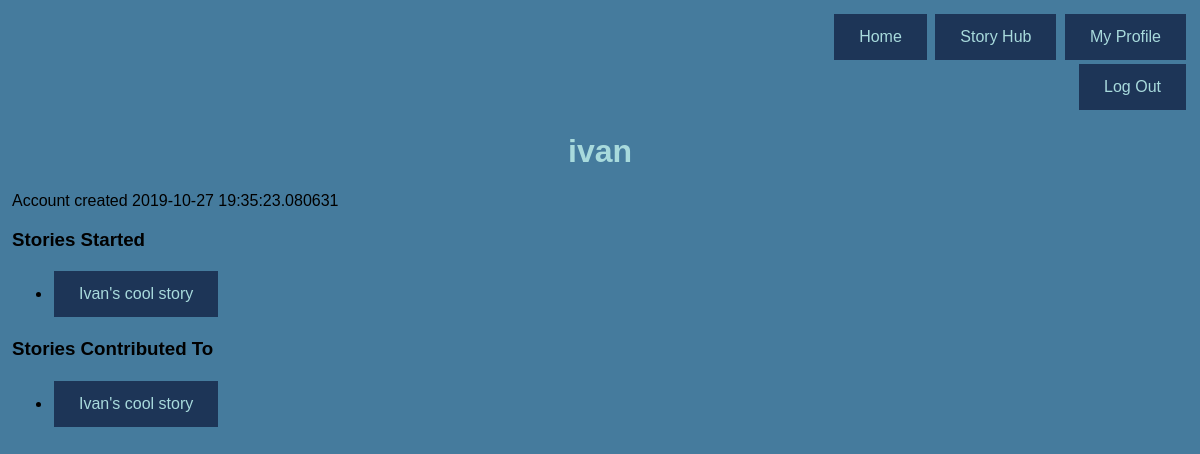
The page /profile/ivan (signed in) on the database its author committed.
### tables this page shows
CREATE TABLE `user` (id INTEGER PRIMARY KEY, username VARCHAR, password BLOB, time_created TIMESTAMP DEFAULT CURRENT_TIMESTAMP);

CREATE TABLE `story`(id INTEGER PRIMARY KEY,time_created TIMESTAMP,title VARCHAR,created_by INTEGER);

### app/__init__.py (the view)
@app.route('/profile/<username>')
@login_required
def userprofile(username):
    if username == current_user().username:
        return redirect("/profile")
    return render_template('userprofile.html', title=f"{username}'s Profile", to_render=User.get_by_username(username))

### app/__init__.py (called while the page is built)
@app.before_request
def before_request():
    session.permanent = True

@app.context_processor
def make_template_globals():
    return dict(current_user=current_user())

### app/database/__init__.py (called while the page is built)
def execute_command(cmd):
    db = sqlite3.connect('database.db')
    c = db.cursor()
    ret = c.execute(cmd)
    db.commit()
    return ret

### app/database/user.py (called while the page is built)
    def get_stories(self):
        data = execute_command('SELECT * FROM `story` WHERE `story`.created_by=%d' % self.id).fetchall()
        if len(data) == 0:
            return None
        stories = list()
        for s in data:
            stories.append(story.Story(s[0]))
        return stories

    def get_story_edits(self):
        data = execute_command('SELECT story_id FROM `story_addition` WHERE `story_addition`.author_id=%d' % self.id).fetchall()
        if len(data) == 0:
            return None
        stories = list()
        for s in data:
            stories.append(story.Story(s[0]))
        return stories

    @staticmethod
    def get_by_username(username):
        data = execute_command('SELECT id from `user` WHERE `user`.username = \"%s\"' % username).fetchall()
        if len(data) == 0:
            return None
        else:
            return User(data[0][0])

### app/session_management.py (called while the page is built)
def current_user():
    if 'user_id' in session:
        return User(session['user_id'])
    return None

def login_required(f):
    @wraps(f)
    def dec(*args, **kwargs):
        if 'user_id' in session:
            for arg in args:
                print(arg)
            return f(*args, **kwargs)
        flash('You must be logged in to view [%s]!' % request.path, 'red')
        return redirect('/login')
    return dec

### app/templates/userprofile.html (shortened to what this page needs)
{% extends "_base.html" %}
{% from "_macros.html" import do_flashes %}
{% block content %}
    <div align="right">
        <a href="{{ url_for('index') }}">Home</a>
        <a href="{{ url_for('stories') }}">Story Hub</a>
        <a href="{{ url_for('profile') }}">My Profile</a><br>
        <a href="{{ url_for('logout') }}">Log Out</a>
    </div>
    <h1 align="center">{{ to_render.username }}</h1>
    Account created {{ to_render.time_created }}
    <h3>Stories Started</h3>
    {% if to_render.get_stories() is none %}
        <p>{{ to_render.username }} hasn't started any stories :(</p>
    {% else %}
        <ul>
        {%  for story in to_render.get_stories() %}
            <li>
                <a href="{{ url_for('show_story', id=story.id) }}">{{ story.title }}</a>
            </li>
        {%  endfor %}
        </ul>
    {% endif %}
    <h3>Stories Contributed To</h3>
    {% if to_render.get_story_edits() is none %}
        <p>{{ to_render.username }} hasn't contributed to any stories :(</p>
    {% else %}
        <ul>
            {%  for story in to_render.get_story_edits() %}
                <li>
                    <a href="{{ url_for('show_story', id=story.id) }}">{{ story.title }}</a>
                </li>
            {%  endfor %}
        </ul>
    {% endif %}
{% endblock content %}

### app/static/base.css (style rules this page uses)
body { display: block; margin: 12px; background-color: #457B9D; font-family: Arial; }
h1 { color : #A8DADC; }
a { background-color: #1D3557; color: #A8DADC; padding: 14px 25px; margin: 2px; text-align: right; text-decoration: none; display: inline-block; }

### rows shown on the page
user: username "ivan", time_created "2019-10-27 19:35:23.080631"
story: title "Ivan's cool story"
